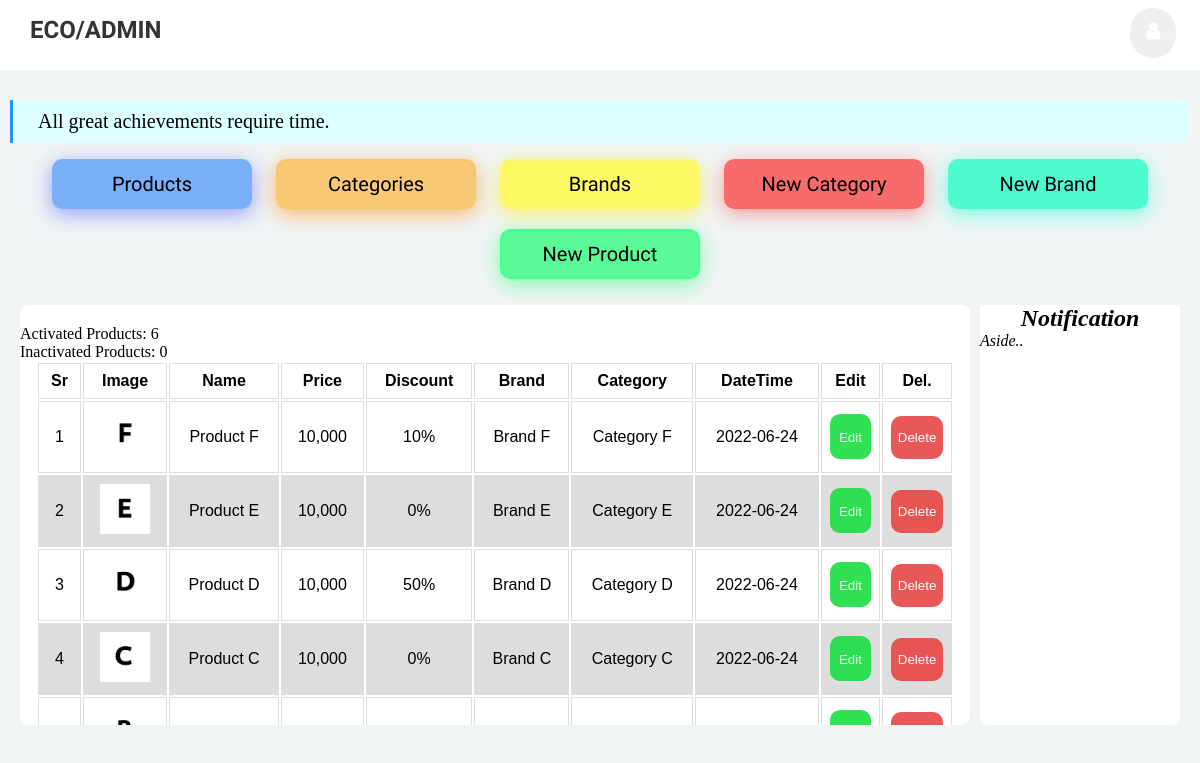
/AdminProducts (signed in), run on the app's committed database.
### pet_shop/products/models.py (models this page shows, shortened)
class NewProduct(db.Model):
    __tablename__ = 'newproduct'
    __searchable__ = ['name', "desc"]
    id = db.Column(db.Integer, primary_key=True)
    name = db.Column(db.String(80), nullable=False)
    image_1 = db.Column(db.String(150), nullable=False, default='default.png')
    image_2 = db.Column(db.String(150), nullable=False, default='default.png')
    image_3 = db.Column(db.String(150), nullable=False, default='default.png')
    price = db.Column(db.Numeric(precision=8, asdecimal=False, decimal_return_scale=None), nullable=False)
    discount = db.Column(db.Integer, default=0)
    stock = db.Column(db.Integer, nullable=False)
    colors = db.Column(db.Text, nullable=False, default="gjkgkj")
    desc = db.Column(db.Text, nullable=False, default="ghjgk")
    pub_date = db.Column(db.DateTime, nullable=False, default=datetime.utcnow)
    category_id = db.Column(db.Integer, db.ForeignKey('category.id'),nullable=False)
    category = db.relationship('CategoryName',backref=db.backref('categories', lazy=True))
    brand_id = db.Column(db.Integer, db.ForeignKey('brand.id'),nullable=False)
    brand = db.relationship('BrandName',backref=db.backref('brands', lazy=True))
    user_id = db.Column(db.Integer, db.ForeignKey('users.id'), nullable=False)
    @app.template_filter()
    def numberFormat(value):
        return format(int(value), ',d')

class BrandName(db.Model):
    __tablename__ = 'brand'
    id = db.Column(db.Integer, primary_key=True)
    name = db.Column(db.String(30), unique=True, nullable=False)
    user_id = db.Column(db.Integer, db.ForeignKey('users.id'), nullable=False)
    pub_date = db.Column(db.DateTime, nullable=False, default=datetime.utcnow)

class CategoryName(db.Model):
    __tablename__ = 'category'
    id = db.Column(db.Integer, primary_key=True)
    name = db.Column(db.String(30), unique=True, nullable=False)
    user_id = db.Column(db.Integer, db.ForeignKey('users.id'), nullable=False)
    pub_date = db.Column(db.DateTime, nullable=False, default=datetime.utcnow)

### pet_shop/products/routes.py (the view)
@app.route('/AdminProducts', methods=['GET', 'POST'])
def AdminProducts():
    products = NewProduct.query.filter_by(user_id=current_user.id)\
        .order_by(NewProduct.pub_date.desc()).all()
    products_in_stock = NewProduct.query.filter(NewProduct.stock > 0).count()
    products_not_in_stock = NewProduct.query.filter(NewProduct.stock < 1).count()
    return render_template('products.html',products_in_stock=products_in_stock, products_not_in_stock=products_not_in_stock, products=products)

### pet_shop/admin/models.py (called while the page is built)
@login_manager.user_loader
def load_user(user_id):
    return User.query.get(int(user_id))

### pet_shop/templates/products.html (shortened to what this page needs)
{% extends 'layout.html' %}
{% block content %}
<main>
<p>Activated Products: {{products_in_stock}}</p>
<p>Inactivated Products: {{products_not_in_stock}}</p>
        <table class="table tbale-sm">
            <thead>
            <tr>
                <th>Sr</th>
                <th>Image</th>
                <th>Name</th>
                <th>Price</th>
                <th>Discount</th>
                <th>Brand</th>
                <th>Category</th>
                <th>DateTime</th>
                <th>Edit</th>
                <th>Del.</th>
             </tr>
            </thead>
            <tbody>
          {% for product in products %}
            <tr>
    <td>{{loop.index}}</td>
    <td> <img src="{{url_for('static', filename='images/product_img/' + product.image_1)}}"  width="50" height="50" alt="img"></td>
            <td class="productname"><a href="{{url_for('product', product_id=product.id)}}">{{ product.name }}</a></td>
            <td>{{ product.price | numberFormat }}</td>
            <td>{{ product.discount }}%</td>
            <td class="brandname"><a href="{{ url_for('Brands') }}">{{product.brand.name}}</a></td>
            <td class="categoryname"><a href="{{ url_for('Categories') }}">{{product.category.name}}</a></td>
            <td>{{ product.pub_date.strftime('%Y-%m-%d') }}</td>
    <td><a href="{{url_for('Update_Product', product_id=product.id) }}" class="edit-buttons"><button class="edit-buttons">Edit</button></a></td>
    <td>
      <button class="dialog-buttons" onclick="document.getElementById('id01-{{product.id}}').style.display='block'" type="button">Delete</button>
    </td>
</tr>
{% endfor %}
  </tbody>
  </table>
</main>
{% endblock content %}

### pet_shop/static/css/admin.css (style rules this page uses)
* { margin:0; padding:0; text-decoration: none; list-style: none; }
body { background-color: #F4F7FA; background-color: #f0f4f5; height: auto; }
main, aside { flex:0 100%; height:400px; }
main { background: #ffffff; padding-top: 20px; flex: 1 1 0px; overflow: scroll; border-radius: 8px; }
@media (max-width: 1341px) { main { flex: 1 1 0px; gin-left: 10px; } }
table { font-family: arial, sans-serif; padding: 0 16px; width: 100%; }
td, th { border: 1px solid #dddddd; text-align: center; padding: 8px; }
tr:nth-child(even) { background-color: #dddddd; }
.brandname { color: black; transition: 2s; transition-timing-function: ease; cursor: pointer; }
.brandname a { color: black; list-style: none; text-decoration: none; }
.categoryname { color: black; transition: 2s; transition-timing-function: ease; cursor: pointer; }
.categoryname a { color: black; list-style: none; text-decoration: none; }
.productname { color: black; transition: 2s; transition-timing-function: ease; cursor: pointer; }
.productname a { color: black; list-style: none; text-decoration: none; }
.edit-buttons { background-color: #1adf41; color: white; padding: 14px 0px; border: none; cursor: pointer; width: 100%; opacity: 0.9; border-radius: 10px; }
.dialog-buttons { background-color: #e74646; color: white; padding: 14px 0px; border: none; cursor: pointer; width: 100%; opacity: 0.9; border-radius: 10px; }

### data on the page
NewProduct: image_1 (picture), name "Product F", price|numberFormat "10,000", discount "10", brand.name "Brand F", category.name "Category F", pub_date "2022-06-24"
NewProduct: image_1 (picture), name "Product E", price|numberFormat "10,000", discount "0", brand.name "Brand E", category.name "Category E", pub_date "2022-06-24"
NewProduct: image_1 (picture), name "Product D", price|numberFormat "10,000", discount "50", brand.name "Brand D", category.name "Category D", pub_date "2022-06-24"
NewProduct: image_1 (picture), name "Product C", price|numberFormat "10,000", discount "0", brand.name "Brand C", category.name "Category C", pub_date "2022-06-24"
NewProduct: image_1 (picture)

### other printed values
{{ products_in_stock }} "6"
{{ products_not_in_stock }} "0"
